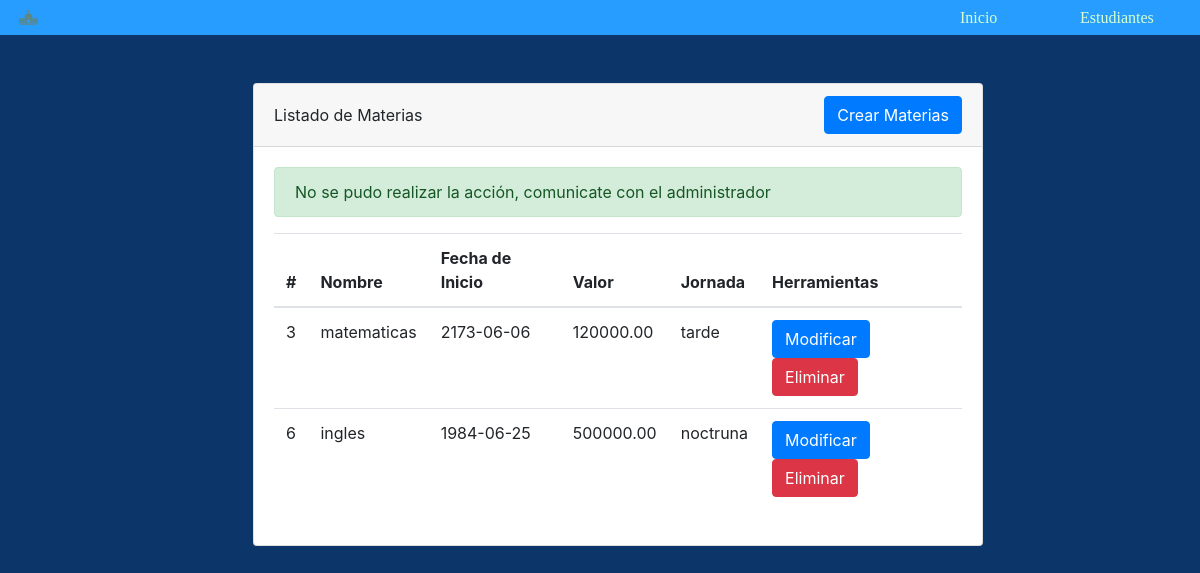
The app's page /modulos/materias/materias.php with its own data.
### tables this page shows
CREATE TABLE `materias` (
  `id` int(10) NOT NULL,
  `nombre` varchar(255) DEFAULT NULL,
  `fechaInicio` date DEFAULT NULL,
  `valor` decimal(10,2) DEFAULT NULL,
  `jornada` varchar(50) DEFAULT NULL
);

### config/DBConect.php (called while the page is built, shortened)
<?php
    class Database {
        private static $dns = "mysql:host=localhost;dbname=colegio";
        private static $user = "root";
        private static $pass = "";
        private static $instance;
        public function __construct ()
        {
            $this->db = new PDO(self::$dns,self::$user,self::$pass);
        }
        public static function getInstance()
        {
            if(!isset(self::$instance))
            {
                self::$instance=new $object;
            }
            return self::$instance;
        }
        public function DatosMaterias() {
            $conexion = Database::getInstance();
            $sql="SELECT id,nombre,fechaInicio,valor,jornada from materias";
            $result = $conexion->db->prepare($sql);
            $result->execute();
            return $result;
        }
    }
?>

### modulos/materias/materias.php (the view, shortened to what this page needs)
<?php
    include_once("../../config/DBConect.php");
    $conexion = new Database;
    $result = $conexion->DatosMaterias();
?>
<!DOCTYPE html>
<html lang="en">
<head>
    <link href="../../bootstrap/css/bootstrap.min.css" rel="stylesheet" type="text/css">
    <link href="../../css/style.css" rel="stylesheet" type="text/css">
    <link rel="stylesheet" type="text/css" href="../../css/estilos.css">
    <link rel="stylesheet" type="text/css" href="../../css/menu.css">
</head>
<body>
    <nav>
        <ul class="menu">
            <li class="logo">
                <a href="#">
                    <img src="../../img/u.png">
                </a>
            </li>
            <li>
                <a href="<?= ROOT ?>index.php">
                    Inicio
                </a>
            </li>
            <li>
                <a href="<?= ROOT ?>modulos/estudiantes/estudiantes.php">
                    Estudiantes
                </a>
            </li>
        </ul>
    </nav>
    <div class="container">
        <div class="row justify-content-center">
            <div class="col-sm-8 col-xl-8">
                <div class="card">
                    <div class="card-header d-flex justify-content-between align-items-center">
                        Listado de Materias
                        <a href="<?= ROOT ?>modulos/materias/addMateria.php" class="btn btn-primary">Crear Materias</a>
                    </div>
                    <div class="card-body">
                        <?php
                            $mensajes = array(
                                0=>"No se pudo realizar la acción, comunicate con el administrador",
                                1=>"Se elimino correctamente la materia",
                                2=>"Se creo correctamente la materia",
                                3=>"Se actualizo correctamente la materia"
                            );
                            $mensaje_id = isset($_GET['mensaje']) ? (int)$_GET['mensaje'] : 0;
                            $mensaje='';
                            if ($mensaje_id != '') {
                                $mensaje = $mensajes[$mensaje_id];
                                $clase = 'alert-success';
                            }
                            if ($mensaje!='') echo "<div class='alert $clase' role='alert'> $mensaje </div>";
                        ?>
                        <table class="table">
                            <thead>
                                <tr>
                                <th scope="col">#</th>
                                <th scope="col">Nombre</th>
                                <th scope="col">Fecha de Inicio</th>
                                <th scope="col">Valor</th>
                                <th scope="col">Jornada</th>
                                <th scope="col">Herramientas</th>
                                </tr>
                            </thead>
                            <tbody>
                                <?php
                                    foreach($result as $row) {
                                        echo "<tr>
                                                <td>".$row['id']."</td>
                                                <td>".$row['nombre']."</td>
                                                <td>".$row['fechaInicio']."</td>
                                                <td>".$row['valor']."</td>
                                                <td>".$row['jornada']."</td>
                                                <td>
                                                    <a href='editMateria.php?id=".$row['id']."' class='btn btn-primary'>Modificar</a>
                                                    <a href='delete.php?id=".$row['id']."' class='btn btn-danger'>Eliminar</a>
                                                </td>
                                            </tr>";
                                    }
                                ?>
                            </tbody>
                        </table>
                    </div>
                </div>
            </div>
        </div>
</body>
</html>

### css/style.css (style rules this page uses)
.container { margin-top: 5%; margin-bottom: 5%; }
body { background-color: #0C356A; }

### css/estilos.css (style rules this page uses)
* { margin: 0px; padding: 0px; }
.container { margin: 4%; }

### css/menu.css (style rules this page uses)
nav { background-color: #279EFF; color:white; }
.menu { display: flex; align-items: center; }
.menu li { width: 10%; list-style: none; }
.menu a { color: #D5FFD0; font-family: Cambria, Cochin, Georgia, Times, 'Times New Roman', serif; text-decoration: none; }
.logo { flex-grow: 3; }
.logo img { width: 6%; padding: 1% 2% 1% 2%; }

### records on screen
materias: id "3", nombre "matematicas", fechaInicio "2173-06-06", valor "120000.00", jornada "tarde"
materias: id "6", nombre "ingles", fechaInicio "1984-06-25", valor "500000.00", jornada "noctruna"

### other values on screen
$mensaje "No se pudo realizar la acción, comunicate con el administrador"
